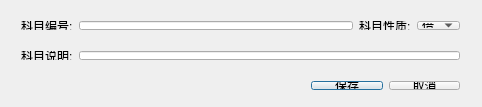
<?xml version="1.0" encoding="UTF-8"?>
<ui version="4.0">
 <class>TitleEditDlgClass</class>
 <widget class="QDialog" name="TitleEditDlgClass">
  <property name="geometry">
   <rect>
    <x>0</x>
    <y>0</y>
    <width>482</width>
    <height>107</height>
   </rect>
  </property>
  <property name="windowTitle">
   <string>TitleEditDlg</string>
  </property>
  <widget class="QWidget" name="horizontalLayoutWidget">
   <property name="geometry">
    <rect>
     <x>10</x>
     <y>10</y>
     <width>461</width>
     <height>31</height>
    </rect>
   </property>
   <layout class="QHBoxLayout" name="horizontalLayout">
    <item>
     <widget class="QLabel" name="label">
      <property name="text">
       <string>科目编号:</string>
      </property>
     </widget>
    </item>
    <item>
     <widget class="QLineEdit" name="titleCode"/>
    </item>
    <item>
     <widget class="QLabel" name="label_2">
      <property name="text">
       <string>科目性质:</string>
      </property>
     </widget>
    </item>
    <item>
     <widget class="QComboBox" name="titleProperty">
      <item>
       <property name="text">
        <string>借</string>
       </property>
      </item>
      <item>
       <property name="text">
        <string>贷</string>
       </property>
      </item>
     </widget>
    </item>
   </layout>
  </widget>
  <widget class="QWidget" name="horizontalLayoutWidget_2">
   <property name="geometry">
    <rect>
     <x>10</x>
     <y>40</y>
     <width>461</width>
     <height>31</height>
    </rect>
   </property>
   <layout class="QHBoxLayout" name="horizontalLayout_2">
    <item>
     <widget class="QLabel" name="label_3">
      <property name="text">
       <string>科目说明:</string>
      </property>
     </widget>
    </item>
    <item>
     <widget class="QLineEdit" name="titleMemo"/>
    </item>
   </layout>
  </widget>
  <widget class="QWidget" name="horizontalLayoutWidget_3">
   <property name="geometry">
    <rect>
     <x>300</x>
     <y>70</y>
     <width>171</width>
     <height>31</height>
    </rect>
   </property>
   <layout class="QHBoxLayout" name="horizontalLayout_3">
    <item>
     <widget class="QPushButton" name="btnSave">
      <property name="text">
       <string>保存</string>
      </property>
     </widget>
    </item>
    <item>
     <widget class="QPushButton" name="btnCancel">
      <property name="text">
       <string>取消</string>
      </property>
     </widget>
    </item>
   </layout>
  </widget>
 </widget>
 <layoutdefault spacing="6" margin="11"/>
 <resources/>
 <connections>
  <connection>
   <sender>btnSave</sender>
   <signal>clicked()</signal>
   <receiver>TitleEditDlgClass</receiver>
   <slot>accept()</slot>
   <hints>
    <hint type="sourcelabel">
     <x>341</x>
     <y>85</y>
    </hint>
    <hint type="destinationlabel">
     <x>240</x>
     <y>53</y>
    </hint>
   </hints>
  </connection>
  <connection>
   <sender>btnCancel</sender>
   <signal>clicked()</signal>
   <receiver>TitleEditDlgClass</receiver>
   <slot>reject()</slot>
   <hints>
    <hint type="sourcelabel">
     <x>429</x>
     <y>85</y>
    </hint>
    <hint type="destinationlabel">
     <x>240</x>
     <y>53</y>
    </hint>
   </hints>
  </connection>
 </connections>
</ui>
